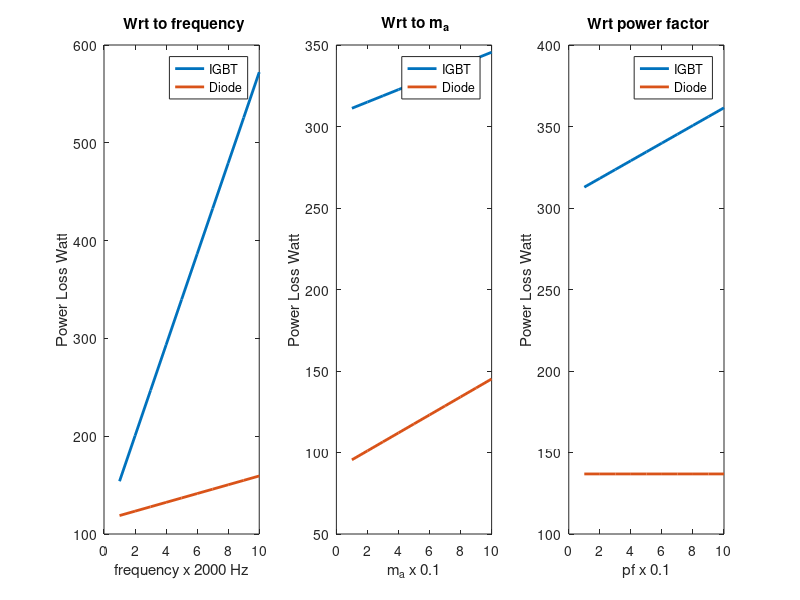

Here is the MATLAB script that generated this plot:
clear all
close all

%% Wrt to frequency

%Loss Calculation Parameters
Esw_on=41*1e-3;     %J - IGBT's turn-on switching energy per pulse at peak current (Icp, T=125C)
Esw_off=32*1e-3;    %J - IGBT's turn-off switching energy per pulse at peak current (Icp, T=125C)
fsw = 10000;         %Hz - PWM switching frequency for every inverter arm-switch
Icp= 300;           %A - Peak value of sinusoidal output current
Iep= 300;           %A Icp=Iep
Vce_sat=2  ;        %V - IGBT saturation voltage drop @Icp and T=125C
Vec =1.8 ;          %V - FWD forward voltage drop @Iep
m_a= 0.85 ;  % - PWM duty factor (Modulation depth)
pf=0.6;
phase_angle=acos(pf)/pi*180; %degree - phase angle btw. output voltage and current 
trr= 300*1e-9;        %s - Diode reverse recovery time
Irr= 200   ;              % - Diode peak recovery current
Vce_peak=300 ;         % - Peak voltage across the diode at recovery
    I=zeros();
    D=zeros();
    

%IGBT Loss



for k=1:10

fsw=k*2000;
    
Pss=Icp*Vce_sat*((1/8)+(m_a/(3*pi))*pf); %Steady-state loss per switching IGBT
Psw=(Esw_on+Esw_off)*fsw*(1/pi);                      %Switching Loss per switching IGBT
P_IGBT = Pss+Psw;                                        %Total loss per IGBT


 %Diode Loss

Pdc=Iep*Vec*((1/8)-(m_a/(3*pi))*cos(phase_angle));%Steady-state loss per diode
Prr=0.125*Irr*trr*Vce_peak*fsw;                  %Switcihng Loss per diode
P_Diode=Pdc+Prr;                                      %Total loss per diode

I(k)=P_IGBT;
D(k)=P_Diode;
end

subplot(1,3,1)
plot(I,'linewidth',2);
hold on
plot(D,'linewidth',2);
hold off
title(' Wrt to frequency')
xlabel('frequency x 2000 Hz')
ylabel('Power Loss Watt')
legend('IGBT', 'Diode')

%% Wrt to modulation depth
%Loss Calculation Parameters
Esw_on=41*1e-3;     %J - IGBT's turn-on switching energy per pulse at peak current (Icp, T=125C)
Esw_off=32*1e-3;    %J - IGBT's turn-off switching energy per pulse at peak current (Icp, T=125C)
fsw = 10000;         %Hz - PWM switching frequency for every inverter arm-switch
Icp= 300;           %A - Peak value of sinusoidal output current
Iep= 300;           %A Icp=Iep
Vce_sat=2  ;        %V - IGBT saturation voltage drop @Icp and T=125C
Vec =1.8 ;          %V - FWD forward voltage drop @Iep
m_a= 0.85 ;  % - PWM duty factor (Modulation depth)
pf=0.6;
phase_angle=acos(pf)/pi*180; %degree - phase angle btw. output voltage and current 
trr= 300*1e-9;        %s - Diode reverse recovery time
Irr= 200   ;              % - Diode peak recovery current
Vce_peak=300 ;         % - Peak voltage across the diode at recovery
    I=zeros();
    D=zeros();
for k=1:10
m_a=k*0.1;
    
Pss=Icp*Vce_sat*((1/8)+(m_a/(3*pi))*pf); %Steady-state loss per switching IGBT
Psw=(Esw_on+Esw_off)*fsw*(1/pi);                      %Switching Loss per switching IGBT
P_IGBT = Pss+Psw;                                        %Total loss per IGBT


 %Diode Loss

Pdc=Iep*Vec*((1/8)-(m_a/(3*pi))*cos(phase_angle));%Steady-state loss per diode
Prr=0.125*Irr*trr*Vce_peak*fsw;                  %Switcihng Loss per diode
P_Diode=Pdc+Prr;                                      %Total loss per diode

I(k)=P_IGBT;
D(k)=P_Diode;
end

subplot(1,3,2)
plot(I,'linewidth',2);
hold on
plot(D,'linewidth',2);
hold off
title(' Wrt to m_a')
xlabel('m_a x 0.1')
ylabel('Power Loss Watt')
legend('IGBT', 'Diode')

%% Wrt power factor

%Loss Calculation Parameters
Esw_on=41*1e-3;     %J - IGBT's turn-on switching energy per pulse at peak current (Icp, T=125C)
Esw_off=32*1e-3;    %J - IGBT's turn-off switching energy per pulse at peak current (Icp, T=125C)
fsw = 10000;         %Hz - PWM switching frequency for every inverter arm-switch
Icp= 300;           %A - Peak value of sinusoidal output current
Iep= 300;           %A Icp=Iep
Vce_sat=2  ;        %V - IGBT saturation voltage drop @Icp and T=125C
Vec =1.8 ;          %V - FWD forward voltage drop @Iep
m_a= 0.85 ;  % - PWM duty factor (Modulation depth)
pf=0.6;
phase_angle=acos(pf)/pi*180; %degree - phase angle btw. output voltage and current 
trr= 300*1e-9;        %s - Diode reverse recovery time
Irr= 200   ;              % - Diode peak recovery current
Vce_peak=300 ;         % - Peak voltage across the diode at recovery
    I=zeros();
    D=zeros();

for k=1:10

 pf=k*0.1;
Pss=Icp*Vce_sat*((1/8)+(m_a/(3*pi))*pf); %Steady-state loss per switching IGBT
Psw=(Esw_on+Esw_off)*fsw*(1/pi);                      %Switching Loss per switching IGBT
P_IGBT = Pss+Psw;                                        %Total loss per IGBT


 %Diode Loss

Pdc=Iep*Vec*((1/8)-(m_a/(3*pi))*cos(phase_angle));%Steady-state loss per diode
Prr=0.125*Irr*trr*Vce_peak*fsw;                  %Switcihng Loss per diode
P_Diode=Pdc+Prr;                                      %Total loss per diode

I(k)=P_IGBT;
D(k)=P_Diode;
end

subplot(1,3,3)
plot(I,'linewidth',2);
hold on
plot(D,'linewidth',2);
hold off
title(' Wrt power factor')
xlabel('pf x 0.1')
ylabel('Power Loss Watt')
legend('IGBT', 'Diode')


